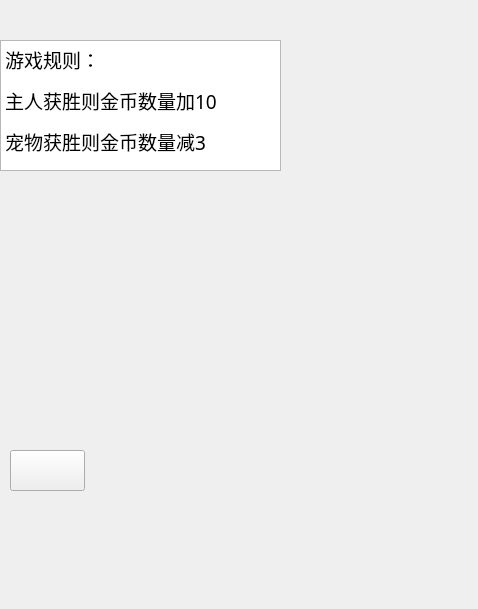
<?xml version="1.0" encoding="UTF-8"?>
<ui version="4.0">
 <class>MyWidget</class>
 <widget class="QWidget" name="MyWidget">
  <property name="geometry">
   <rect>
    <x>0</x>
    <y>0</y>
    <width>478</width>
    <height>609</height>
   </rect>
  </property>
  <property name="windowTitle">
   <string>Form</string>
  </property>
  <widget class="QPushButton" name="OKButton">
   <property name="geometry">
    <rect>
     <x>10</x>
     <y>450</y>
     <width>75</width>
     <height>41</height>
    </rect>
   </property>
   <property name="font">
    <font>
     <family>华文楷体</family>
     <pointsize>14</pointsize>
    </font>
   </property>
   <property name="text">
    <string/>
   </property>
  </widget>
  <widget class="QTextEdit" name="textEdit">
   <property name="geometry">
    <rect>
     <x>0</x>
     <y>40</y>
     <width>281</width>
     <height>131</height>
    </rect>
   </property>
   <property name="font">
    <font>
     <family>华文楷体</family>
     <pointsize>14</pointsize>
    </font>
   </property>
   <property name="autoFillBackground">
    <bool>true</bool>
   </property>
   <property name="html">
    <string>&lt;!DOCTYPE HTML PUBLIC &quot;-//W3C//DTD HTML 4.0//EN&quot; &quot;http://www.w3.org/TR/REC-html40/strict.dtd&quot;&gt;
&lt;html&gt;&lt;head&gt;&lt;meta name=&quot;qrichtext&quot; content=&quot;1&quot; /&gt;&lt;style type=&quot;text/css&quot;&gt;
p, li { white-space: pre-wrap; }
&lt;/style&gt;&lt;/head&gt;&lt;body style=&quot; font-family:'华文楷体'; font-size:14pt; font-weight:400; font-style:normal;&quot;&gt;
&lt;p style=&quot; margin-top:12px; margin-bottom:12px; margin-left:0px; margin-right:0px; -qt-block-indent:0; text-indent:0px;&quot;&gt;游戏规则：&lt;/p&gt;
&lt;p style=&quot; margin-top:12px; margin-bottom:12px; margin-left:0px; margin-right:0px; -qt-block-indent:0; text-indent:0px;&quot;&gt;主人获胜则金币数量加10&lt;/p&gt;
&lt;p style=&quot; margin-top:12px; margin-bottom:12px; margin-left:0px; margin-right:0px; -qt-block-indent:0; text-indent:0px;&quot;&gt;宠物获胜则金币数量减3&lt;/p&gt;&lt;/body&gt;&lt;/html&gt;</string>
   </property>
  </widget>
 </widget>
 <resources/>
 <connections/>
</ui>
